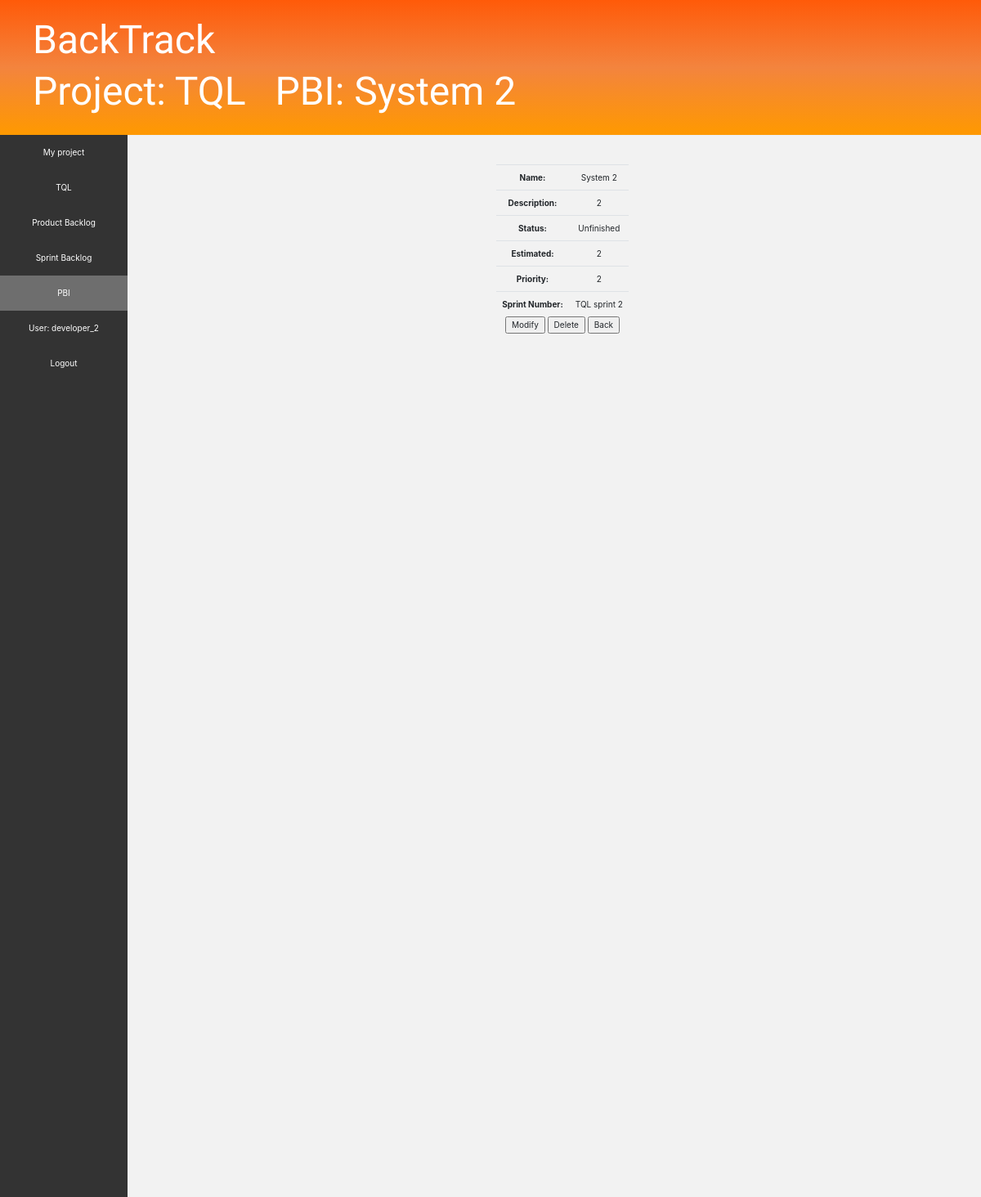
The page /project/1/productBacklog/pbi/2 (signed in) on the database its author committed.
### project/models.py (models this page shows, shortened)
class Project(models.Model):
    name = models.CharField(max_length=100)
    description = models.CharField(max_length=500)
    manager = models.ForeignKey(BackTrackUser, related_name='manager', null=True, blank=True, on_delete=models.SET_NULL)
    time = models.DateTimeField(auto_now=False, auto_now_add=True)
    activeSprint = models.ForeignKey('sprintBacklog.SprintBacklog', related_name='active_sprint', null=True, blank=True, on_delete=models.SET_NULL)
    sprintNumber = models.PositiveSmallIntegerField(null=False, blank=False, default=0)
    owner = models.OneToOneField(BackTrackUser, related_name='owner', on_delete=models.CASCADE)

class BackTrackUser(AbstractUser):
    pass
    STATUS_CHOICES = [
        ('Available', 'Available'),
        ('Not available', 'Not available')
    ]
    status = models.CharField(max_length=13, choices=STATUS_CHOICES, default='Available')
    project = models.ForeignKey("Project", null=True, blank=True, on_delete=models.SET_NULL)

### productBacklog/models.py (models this page shows, shortened)
class PBI(models.Model):
    STATUS_CHOICES = [
        ('Finished', 'Finished'),
        ('In process', 'In process'),
        ('Unfinished', 'Unfinished'),
        ('Ready', 'Ready')
    ]
    name = models.CharField(max_length=50)
    description = models.CharField(max_length=500)
    status = models.CharField(max_length=10, choices=STATUS_CHOICES, default='Ready')
    taskHours = models.PositiveSmallIntegerField(null=True, blank=True)
    remainingTaskHours = models.PositiveSmallIntegerField(null=True, blank=True)
    taskHoursDone = models.PositiveSmallIntegerField(null=True, blank=True)
    estimated = models.PositiveSmallIntegerField()
    priority = models.PositiveSmallIntegerField()
    cumulative = models.PositiveIntegerField(null=True, blank=True)
    productBacklog = models.ForeignKey(ProductBacklog, null=False, on_delete=models.CASCADE)
    sprintBacklog = models.ForeignKey('sprintBacklog.SprintBacklog', null=True, blank=True, default=None, on_delete=models.SET_NULL)

### sprintBacklog/models.py (models this page shows)
class SprintBacklog(models.Model):
    STATUS_CHOICES = [
        ('Ready', 'Ready'),
        ('Finished', 'Finished'),
        ('In process', 'In process')
    ]
    project = models.ForeignKey(Project, null=False, on_delete=models.CASCADE)
    sprintNumber = models.PositiveSmallIntegerField(null=False, blank=False)
    capacity = models.PositiveSmallIntegerField(null=False, blank=False)
    status = models.CharField(max_length=10, choices=STATUS_CHOICES, default='In process')
    ddl = models.DateTimeField()
    time = models.DateTimeField(null=True, blank=True)
    def __str__(self):
        return self.project.name + " sprint " + str(self.sprintNumber)

### productBacklog/views.py (the view)
# urls.py: path('pbi/<int:pbi_pk>', views.PBIMain.as_view(), name='pbi_main'),
class PBIMain(TemplateView):
    template_name = "pbi_main.html"
    def get_context_data(self, **kwargs):
        project = self.kwargs['project_pk']
        pbi = self.kwargs['pbi_pk']
        request = self.request
        user = request.user
        if user.is_authenticated:
            if user.is_superuser:
                group = 'Super User'
            elif user.groups.filter(name='Owners').count():
                group = 'Owner'
            elif user.groups.filter(name='Managers').count():
                group = 'Manager'
            else:
                group = 'Developer'
        else:
            group = None
        context = super().get_context_data(**kwargs)
        context["project"] = Project.objects.get(pk=project)
        context['pbi'] = PBI.objects.get(pk=pbi)
        context['group'] = group
        return context

### templates/pbi_main.html (shortened to what this page needs)
<!DOCTYPE html>
{% load static %}
<html lang="en">
<head>
    <link rel="stylesheet" href="//maxcdn.bootstrapcdn.com/bootstrap/3.2.0/css/bootstrap.min.css">
    <link rel="stylesheet" href="//maxcdn.bootstrapcdn.com/bootstrap/3.2.0/css/bootstrap-theme.min.css">
    <link rel="stylesheet" href="https://stackpath.bootstrapcdn.com/bootstrap/4.3.1/css/bootstrap.min.css">
    <link rel="stylesheet" href="{% static 'css/productBacklog.css' %}">
</head>
<body>
    {% if user.is_authenticated %}
        <div class="page-header">
            <h1><a href="../..">BackTrack</a></h1>
            <h2><a href="../..">Project: {{ project.name }}</a>&#160;&#160;&#160;PBI: {{ pbi.name }}</h2>
        </div>
        <div class="menu">
            <ul>
                <li><a href="/project">My project</a></li>
                <li><a href="/project/{{ project.pk }}">{{ project.name }}</a></li>
                <li><a href="..">Product Backlog</a></li>
                <li><a href="../../sprintBacklog">Sprint Backlog</a></li>
                <li><a class="active" href="">PBI</a></li>
                <li><a href="../../../../accounts/profile">User: {{ user.get_username }}</a></li>
                <li><a href="{% url 'logout'%}?next={{request.path}}">Logout</a></li>
            </ul>
        </div>
        <div class="main">
            <br/>
            <div class="table" style="text-align:center; margin:0 auto;">
                <table border="0" style="margin:0 auto;">
                    <tr>
                        <td><b>Name:</b></td>
                        <td>{{ pbi.name }}</td>
                    </tr>
                    <tr>
                        <td><b>Description:</b></td>
                        <td>{{ pbi.description }}</td>
                    </tr>
                    <tr>
                        <td><b>Status:</b></td>
                        <td>{{ pbi.status }}</td>
                    </tr>
                    <tr>
                        <td><b>Estimated:</b></td>
                        <td>{{ pbi.estimated }}</td>
                    </tr>
                    <tr>
                        <td><b>Priority:</b></td>
                        <td>{{ pbi.priority }}</td>
                    </tr>
                    <tr>
                        <td><b>Sprint Number:</b></td>
                        <td>{{ pbi.sprintBacklog }}</td>
                    </tr>
                </table>
            </div>
            <div style="text-align:center;">
                <form>
                    {% if group == 'Owner' or group == 'Super User' %}
                        <input type="button" value="Modify" onclick="location='{{ pbi.pk }}/modify'">
                        <input type="button" value="Delete" onclick="location='{{ pbi.pk }}/delete'">
                    {% endif %}
                    <input type="button" value="Back" onclick="location='..'">
                </form>
            </div>
        </div>
    {% endif %}
</body>
</html>

### static/css/productBacklog.css (style rules this page uses)
.page-header { background: linear-gradient(#FF5A09, #F3843E, #FF9900); margin: 0; padding: 20px 20px 20px 40px; }
.page-header h1, .page-header h1 a, .page-header h1 a:visited, .page-header h1 a:active { color: #ffffff; font-size: 36pt; text-decoration: none; }
.page-header h2, .page-header h2 a, .page-header h2 a:visited, .page-header h2 a:active { color: #ffffff; font-size: 36pt; text-decoration: none; }
h1, h2, h3, h4 { font-family: 'Lobster', cursive; }
html, body { height: 100%; }
div.menu { height: 100%; width: 13%; overflow-y: auto; position: absolute; margin-top: -1px; left: 0;background-color: #333; }
.menu ul { list-style-type: none; margin: 0; padding: 0; overflow: hidden; background-color: #333; }
.menu li { float: left; width: 100%; }
.menu li a { display: block; color: white; text-align: center; padding: 14px 16px; text-decoration: none; }
.active { background-color: #6E6E6E; }
.main { background-color: #F2F2F2; }
div.main { right: 0; float: left; height: 100%; width: 87%; overflow-y: auto; position:absolute; padding: 20px 20px 20px 40px; }

### rows shown on the page
Project: name "TQL"
PBI: name "System 2", description "2", status "Unfinished", estimated "2", priority "2", sprintBacklog "TQL sprint 2"
BackTrackUser: get_username "developer_2"
